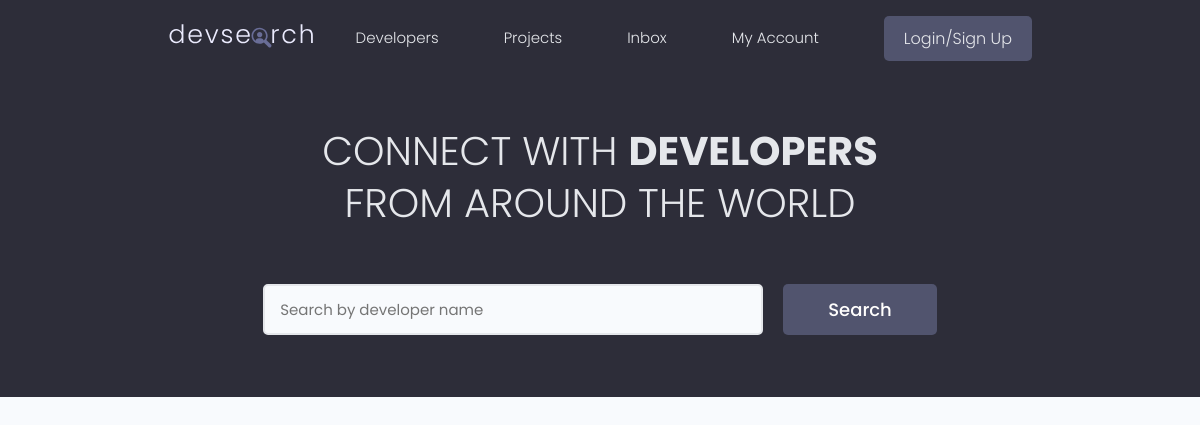
The app's page /, older data.
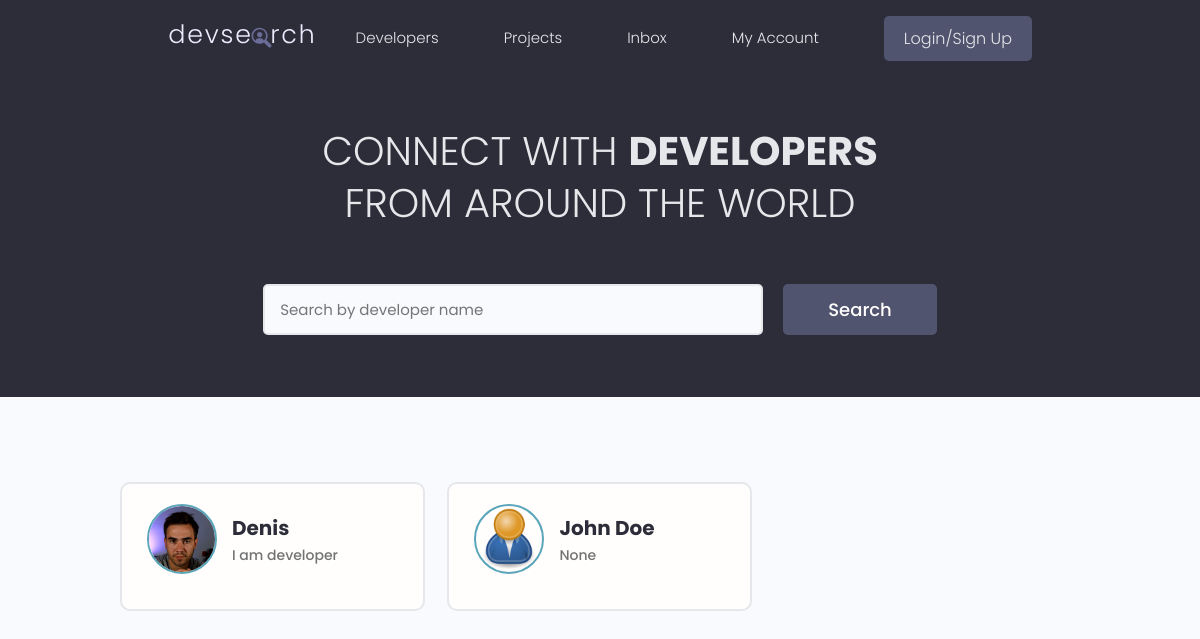
The same page, newer data.
### users/models.py (models this page shows, shortened)
class Profile(models.Model):
    user = models.OneToOneField(User, on_delete=models.CASCADE, null=True, blank=True)
    name = models.CharField(max_length=200, blank=True, null=True)
    email = models.EmailField(max_length=500, blank=True, null=True)
    username = models.CharField(max_length=200, blank=True, null=True)
    location = models.CharField(max_length=200, blank=True, null=True)
    short_intro = models.CharField(max_length=200, blank=True, null=True)
    bio = models.TextField(blank=True, null=True)
    profile_image = models.ImageField(null=True, blank=True, upload_to='profiles/', default="profiles/user-default.png")
    social_github = models.CharField(max_length=200, blank=True, null=True)
    social_twitter = models.CharField(max_length=200, blank=True, null=True)
    social_linkedin = models.CharField(max_length=200, blank=True, null=True)
    social_youtube = models.CharField(max_length=200, blank=True, null=True)
    social_website = models.CharField(max_length=200, blank=True, null=True)
    created = models.DateTimeField(auto_now_add=True)
    id = models.UUIDField(default=uuid.uuid4, unique=True, primary_key=True, editable=False)

### users/views.py (the view)
# urls.py: path('', views.profiles, name="profiles"),
def profiles(request):
    profiles = Profile.objects.all()
    context = {'profiles': profiles}
    return render(request, 'users/profiles.html', context)

### users/templates/users/profiles.html (shortened to what this page needs)
{% extends 'main.html' %}
{% block content %}
<main class="home">
    <section class="hero-section text-center">
        <div class="container container--narrow">
            <div class="hero-section__box">
                <h2>CONNECT WITH <span>DEVELOPERS</span></h2>
                <h2>FROM AROUND THE WORLD</h2>
            </div>
            <div class="hero-section__search">
                <form id="searchForm" class="form" action="{% url 'profiles' %}" method="get">
                    <div class="form__field">
                        <input class="input input--text" id="formInput#search" type="text" name="search_query"
                            value="{{search_query}}" placeholder="Search by developer name" />
                    </div>
                    <input class="btn btn--sub btn--lg" type="submit" value="Search" />
                </form>
            </div>
        </div>
    </section>
    <section class="devlist">
        <div class="container">
            <div class="grid grid--three">
                {% for profile in profiles %}
                <div class="column card">
                    <div class="dev">
                        <a href="{% url 'user-profile' profile.id %}" class="card__body">
                            <div class="dev__profile">
                                <img class="avatar avatar--md" src="{{ profile.profile_image.url }}" alt="image" />
                                <div class="dev__meta">
                                    <h3>{{profile.name}}</h3>
                                    <h5>{{profile.short_intro|slice:"60"}}</h5>
                                </div>
                            </div>
                        </a>
                    </div>
                </div>
                {% endfor %}
            </div>
        </div>
    </section>
</main>
{% endblock content %}

Row changes from the older to the newer data that the page shows:
added Profile: profile_image (picture), name "Denis", short_intro "I am developer"
added Profile: profile_image (placeholder picture), name "John Doe", short_intro "None"
